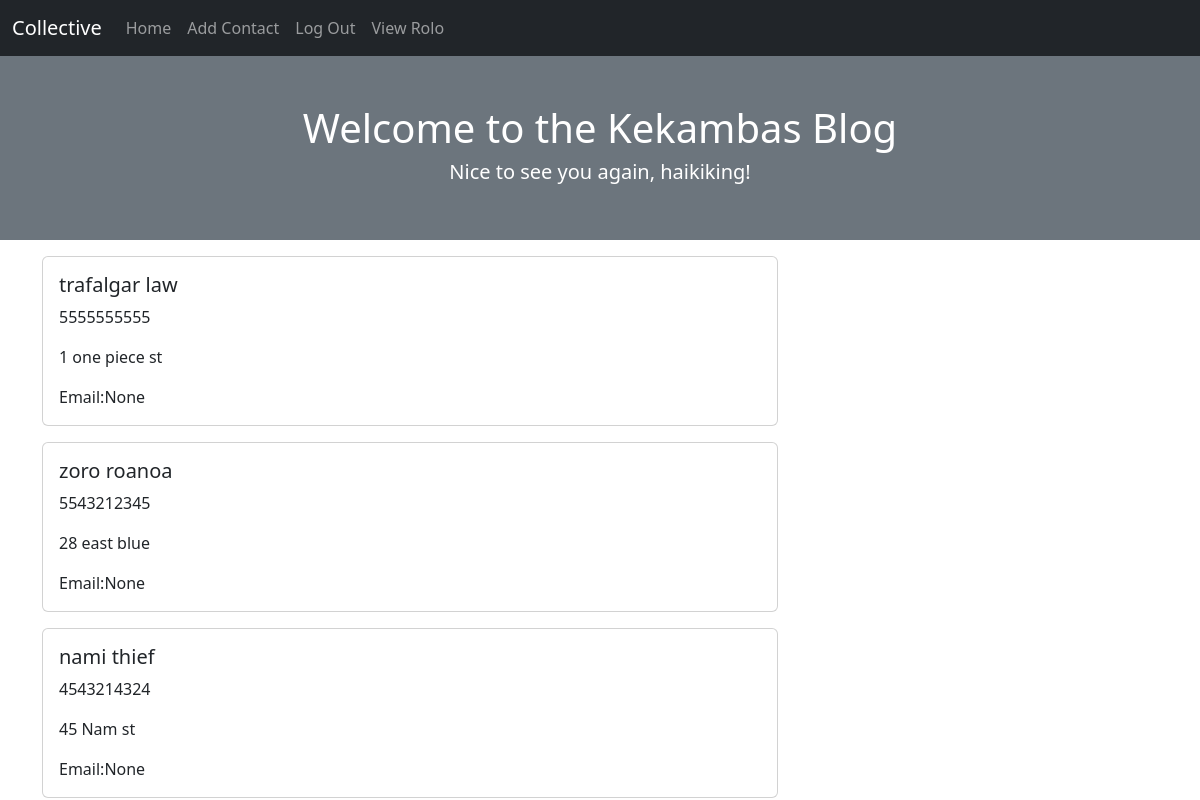
Page /view (signed in) on the committed database.
### app/models.py (models this page shows, shortened)
class Users(db.Model, UserMixin):
    id = db.Column(db.Integer, primary_key=True)
    first_name = db.Column(db.String(64), nullable=False)
    last_name = db.Column(db.String(64), nullable=False)
    username = db.Column(db.String(64), unique=True, nullable=False)
    email = db.Column(db.String(120), unique=True, nullable=False)
    password = db.Column(db.String(255), nullable=False)
    date_joined = db.Column(db.DateTime, default=datetime.utcnow)
    address = db.relationship('Address', backref='user', lazy=True)

class Address(db.Model):
    id = db.Column(db.Integer, primary_key=True)
    first_name = db.Column(db.String(64), nullable=False)
    last_name = db.Column(db.String(64), nullable=False)
    phone = db.Column(db.String(15), nullable=False)
    address = db.Column(db.String(64))
    email = db.Column(db.String(64))
    notes = db.Column(db.String(64))
    user_id = db.Column(db.Integer, db.ForeignKey('users.id'))

### app/routes.py (the view)
@app.route('/view')
def view():
    addresses = Address.query.all()
    return render_template('view.html', addresses = addresses)

### app/models.py (called while the page is built)
@login.user_loader
def geu_user_by_id(user_id):
    return db.session.get(Users, user_id)

### app/templates/view.html (shortened to what this page needs)
{% extends 'base.html' %}
{% block header %}
    <h1>Welcome to the Kekambas Blog</h1>
    {% if current_user.is_authenticated %}
        <h5>Nice to see you again, {{ current_user.username }}!</h5>
    {% else %}
        <h5>Please Sign Up or Log In to Create New Posts</h5>
    {% endif %}
{% endblock %}
{% block content %}
    <div class="row">
        <div class="col-12 col-lg-8 order-1 order-lg-0">
            {% for address in addresses %}
                <div class="card mt-3">
                    <div class="row g-0">
                        <div class="col-md-8">
                            <div class="card-body">
                                <h5 class="card-title">{{ address.first_name }} {{address.last_name}}</h5>
                                <p class="card-text">{{ address.phone }}</p>
                                <p class="card-text">{{ address.address }}</p>
                                <p class="card-text">Email:{{ address.email }}</p>
                            </div>
                        </div>
                    </div>
                </div>
            {% endfor %}
        </div>
    </div>
{%endblock%}

### rows in the picture
Users: username "haikiking"
Address: first_name "trafalgar", last_name "law", phone "5555555555", address "1 one piece st", email "None"
Address: first_name "zoro", last_name "roanoa", phone "5543212345", address "28 east blue", email "None"
Address: first_name "nami", last_name "thief", phone "4543214324", address "45 Nam st", email "None"
